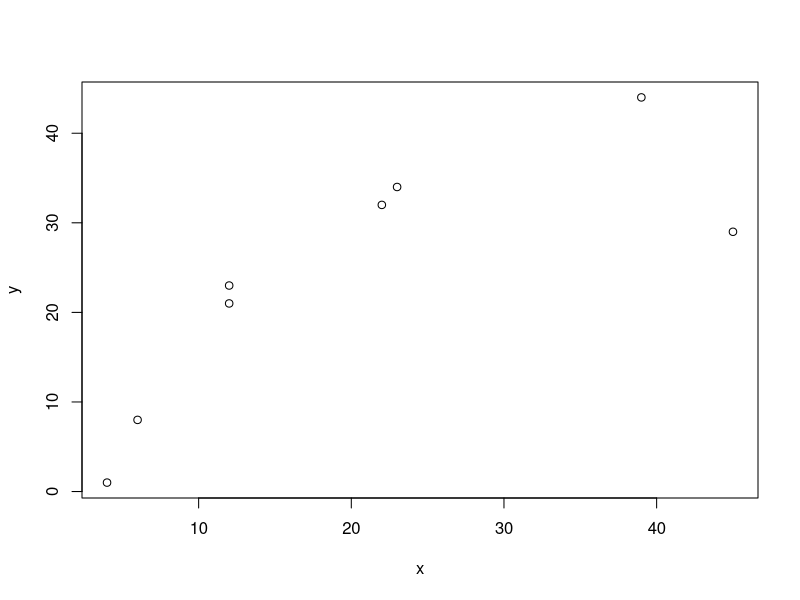
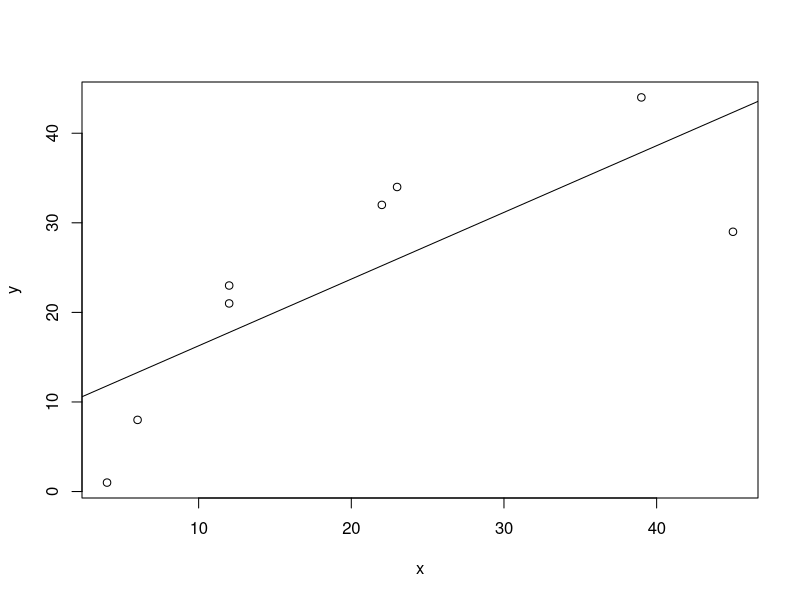

Recreate these plots in R, in order.
# Creating a Plot with two vectors
# Sept 7th

# First let's create vectors
x <- c(4, 6, 39, 23, 12, 45, 12, 22)
y <- c(1, 8, 44, 34, 23, 29, 21, 32)

# What did we make?
x

#what's the first observation in x
x[1]

#third ?
x[3]


#fifth in y?
y[5]

plot(x, y)

#if y is a function of x, y=f(x) or y ~x

plot(y~x)

# Let's create a best fit line -- using a linear model

mymodel <- lm(y~x)

# Let's extract the coefficients. 
coef(mymodel)

# Now let's plot them
abline(coef(mymodel))
